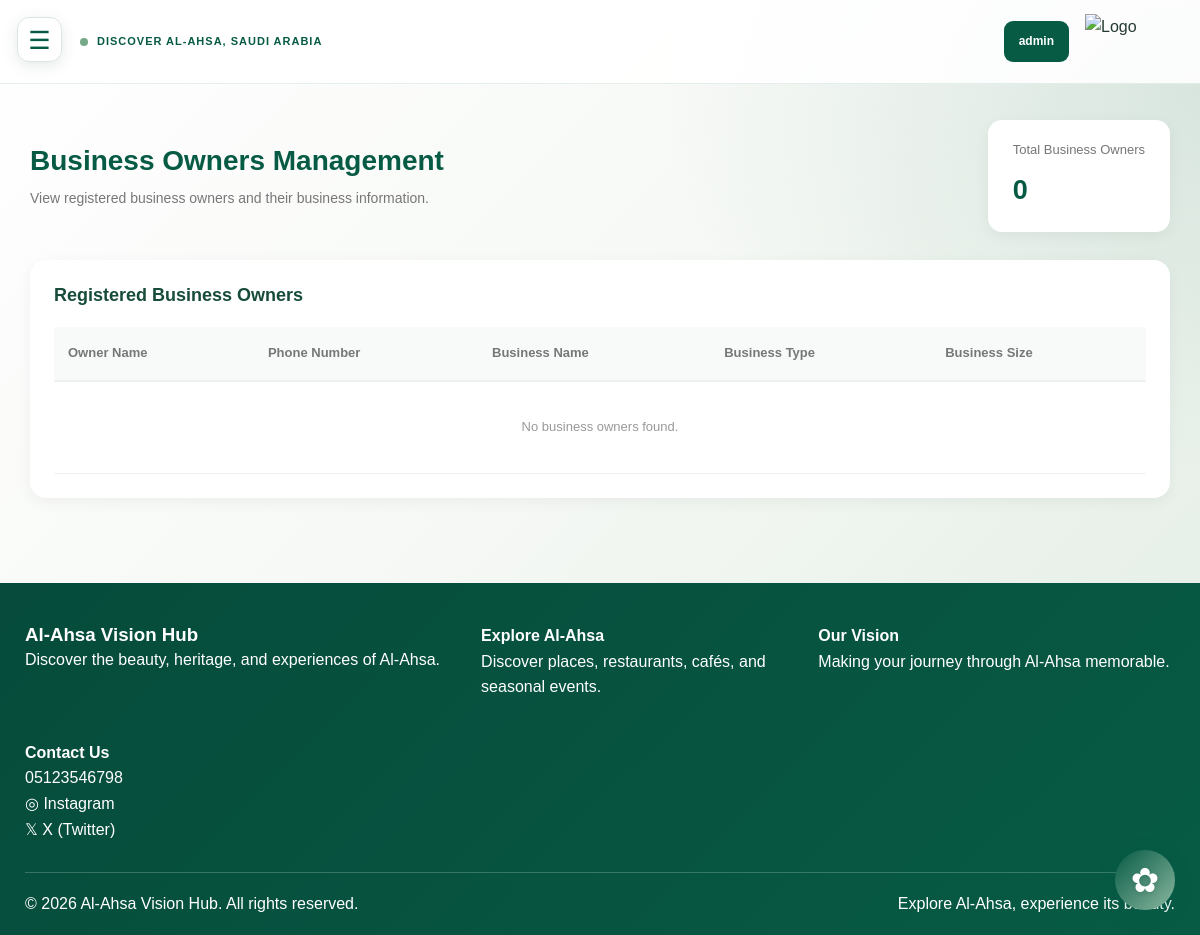
Page /admin-business-owners.php (signed in) on the earlier database version.
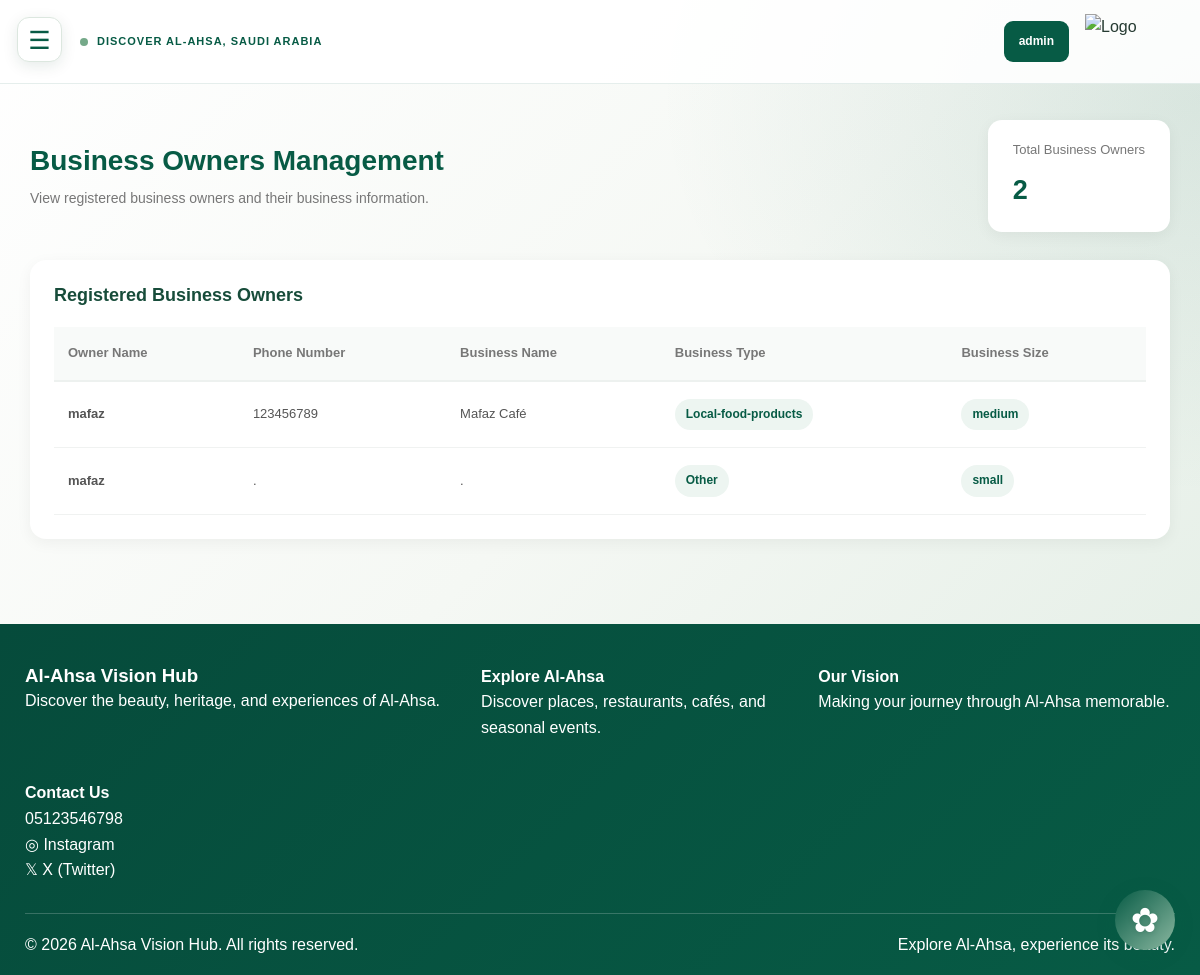
Same page on the later database version.
### tables this page shows
CREATE TABLE `places` (
  `Place_ID` int(11) NOT NULL,
  `Name` varchar(250) NOT NULL,
  `Place_Type` varchar(30) NOT NULL,
  `Description` text DEFAULT NULL,
  `Location` varchar(250) DEFAULT NULL,
  `Image` varchar(250) DEFAULT NULL,
  `Opening_Hours` varchar(250) DEFAULT NULL,
  `Website` varchar(250) DEFAULT NULL,
  `Business_Owner_ID` int(11) DEFAULT NULL,
  `Business_Size` varchar(20) DEFAULT NULL,
  `Is_Published` tinyint(1) NOT NULL DEFAULT 0,
  `Short_Description` text DEFAULT NULL,
  `phone` varchar(20) DEFAULT NULL
);

CREATE TABLE `business_owners` (
  `Business_Owner_ID` int(11) NOT NULL,
  `Email` varchar(250) NOT NULL,
  `Password` varchar(250) NOT NULL,
  `Created_At` timestamp NOT NULL DEFAULT current_timestamp(),
  `Name` varchar(150) NOT NULL,
  `Phone` varchar(20) DEFAULT NULL
);

### admin-business-owners.php (the view, shortened to what the changed rows need)
<?php
require_once 'db.php';
$sql = "
    SELECT
        bo.Business_Owner_ID,
        bo.Name AS Owner_Name,
        bo.Phone,
        p.Name AS Business_Name,
        p.Place_Type,
        p.Business_Size
    FROM business_owners bo
    LEFT JOIN Places p
        ON bo.Business_Owner_ID = p.Business_Owner_ID
    ORDER BY bo.Business_Owner_ID DESC
";
$owners_query = $conn->query($sql);
$totalOwners = $conn->query("
    SELECT COUNT(*) AS total
    FROM business_owners
")->fetch_assoc()['total'] ?? 0;
function e($value) {
    return htmlspecialchars(
        (string)($value ?? ''),
        ENT_QUOTES,
        'UTF-8'
    );
}
?>
<!DOCTYPE html>
<html lang="en">
<head>
    <link rel="stylesheet" href="css/style.css">
</head>
<body>
    <main class="home-main">
        <div class="owners-content">
            <div class="owners-heading">
                <div>
                    <h1>Business Owners Management</h1>
                </div>
                <div class="owners-total-card">
                    <span>Total Business Owners</span>
                    <strong>
                        <?= e($totalOwners) ?>
                    </strong>
                </div>
            </div>
            <section class="owners-table-card">
                <div class="owners-table-heading">
                    <h2>Registered Business Owners</h2>
                </div>
                <div class="owners-table-wrapper">
                    <table class="owners-table">
                        <thead>
                            <tr>
                                <th>Owner Name</th>
                                <th>Phone Number</th>
                                <th>Business Name</th>
                                <th>Business Type</th>
                                <th>Business Size</th>
                            </tr>
                        </thead>
                        <tbody>
                            <?php if ($owners_query->num_rows > 0): ?>
                                <?php while ($row = $owners_query->fetch_assoc()): ?>
                                    <tr>
                                        <td class="owner-name">
                                            <?= e($row['Owner_Name']) ?>
                                        </td>
                                        <td class="owner-phone">
                                            <?= !empty($row['Phone'])
                                                ? e($row['Phone'])
                                                : 'Not provided' ?>
                                        </td>
                                        <td class="business-name">
                                            <?php if (!empty($row['Business_Name'])): ?>
                                                <?= e($row['Business_Name']) ?>
                                            <?php else: ?>
                                                <span class="no-business">
                                                    No business registered
                                                </span>
                                            <?php endif; ?>
                                        </td>
                                        <td>
                                            <?php if (!empty($row['Place_Type'])): ?>
                                                <span class="business-type">
                                                    <?= e(ucwords(str_replace('_', ' ', $row['Place_Type']))) ?>
                                                </span>
                                            <?php else: ?>
                                                <span class="no-business">
                                                    -
                                                </span>
                                            <?php endif; ?>
                                        </td>
                                        <td>
                                            <?php if (!empty($row['Business_Size'])): ?>
                                                <span class="business-size">
                                                    <?= e($row['Business_Size']) ?>
                                                </span>
                                            <?php else: ?>
                                                <span class="no-business">
                                                    -
                                                </span>
                                            <?php endif; ?>
                                        </td>
                                    </tr>
                                <?php endwhile; ?>
                            <?php else: ?>
                                <tr>
                                    <td colspan="5" class="no-owners">
                                        No business owners found.
                                    </td>
                                </tr>
                            <?php endif; ?>
                        </tbody>
                    </table>
                </div>
            </section>
        </div>
    </main>
</body>
</html>

Differences in the rows shown:
added places: Business_Owner_ID.Name "mafaz", Business_Owner_ID.Phone "123456789", Name "Mafaz Café", Place_Type "Local-food-products", Business_Size "medium"
added places: Business_Owner_ID.Name "mafaz", Business_Owner_ID.Phone ".", Name ".", Place_Type "Other", Business_Size "small"
Other differences:
$totalOwners: "0" → "2"
text no longer shown: "No business owners found."
